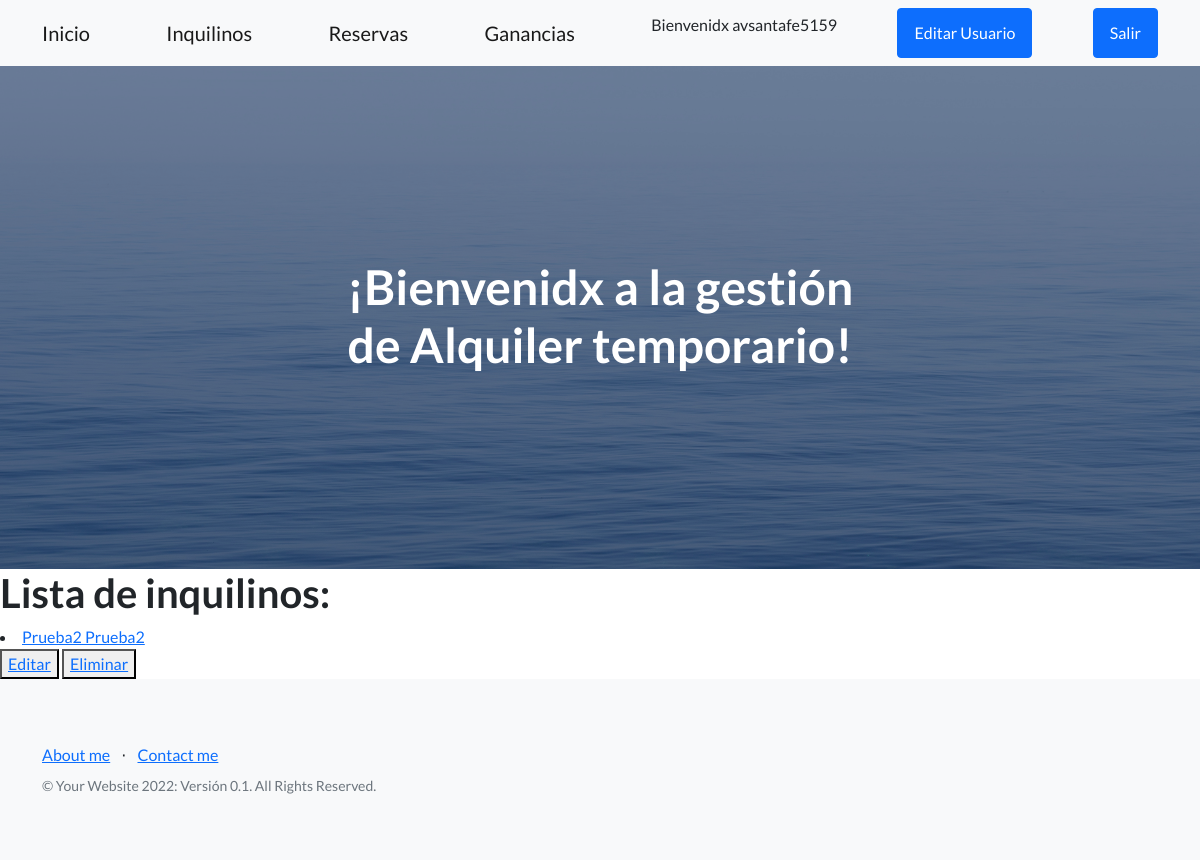
Page /emp-app1/person-read/ (signed in) on the earlier database version.
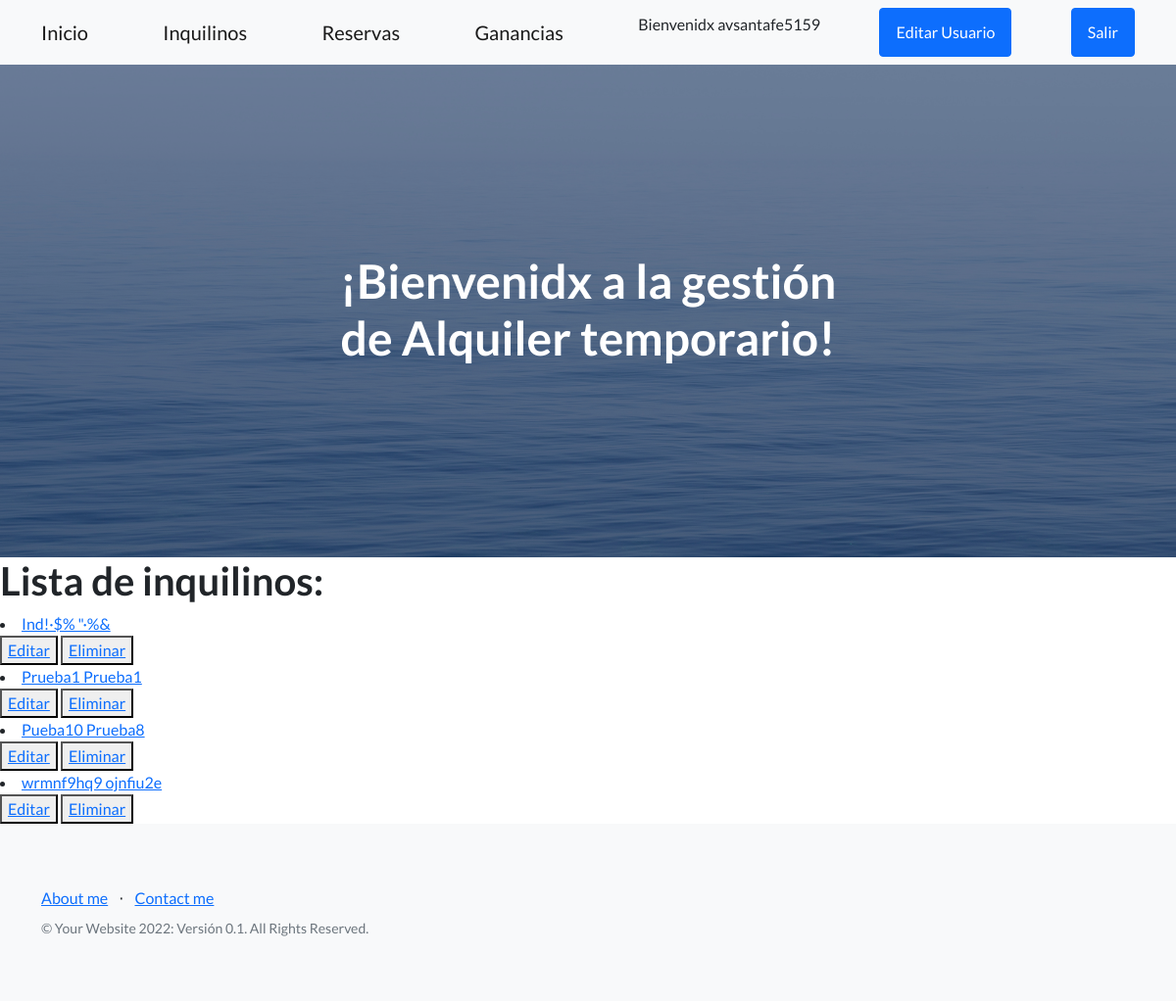
Same page on the later database version.
### EmpApp1/models.py (models this page shows)
class Person (models.Model):
    first_name = models.CharField(max_length=30, verbose_name= 'Nombre')
    last_name = models.CharField(max_length=30, verbose_name= 'Apellido')
    dni = models.CharField(max_length=10, verbose_name='DNI')
    tel = models.CharField(max_length=30, verbose_name= 'Telefono')
    email = models.EmailField(max_length=50, verbose_name= 'Email')
    def __str__(self):
        return f'{self.first_name} {self.last_name}'
    class Meta:
        db_table = 'Person'
        verbose_name = 'Inquilino'
        verbose_name_plural = 'Inquilinos'
        ordering = ['last_name']

### EmpApp1/views.py (the view)
# urls.py: path('person-read/',person_read.as_view(), name="person-read"),
class person_read (LoginRequiredMixin,ListView):
    model = Person
    template_name = 'person_read.html'
    context_object_name = 'person' #Contexto para el template (html)

### EmpApp1/Templates/person_read.html
{% extends 'temp_padre.html' %}
{% load static %}
{% block ContenidoQueCambia %}
    <h1> Lista de inquilinos:</h1>
    {% for p in person %}
        <li>
            <a href="{% url 'person-detail' p.id %}">{{p}}</a>
        </li>
        <div>
            <button>
                <a href="{% url 'person-update' p.id %}">Editar</a>
            </button>
            <button>
                <a href="{% url 'person-delete' p.id %}">Eliminar</a>
            </button>
        </div>
    {% endfor %}
{% endblock ContenidoQueCambia %}

Differences in the rows shown:
removed Person: first_name+last_name "Prueba2 Prueba2"
added Person: first_name+last_name "Ind!·$% \"·%&"
added Person: first_name+last_name "Prueba1 Prueba1"
added Person: first_name+last_name "Pueba10 Prueba8"
added Person: first_name+last_name "wrmnf9hq9 ojnfiu2e"
